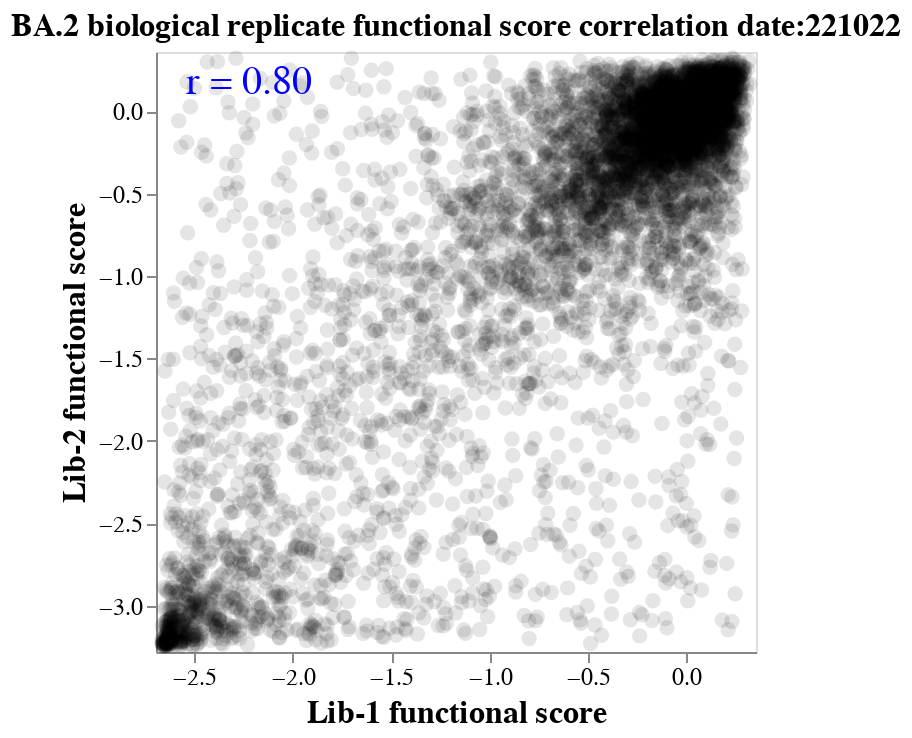

Source (notebook cell):
### Code cell
slider_1 = alt.binding_range(
    min=ba2_22["times_seen"].min(),
    max=ba2_22["times_seen"].max(),
    step=1,
    name="times seen",
)    
selector_1 = alt.selection_point(
    name="SelectorName1",
    fields=["times_seen"],
    bind=slider_1,
    value= 3,
)


corr_base = (
    alt.Chart(ba2_22)
    .add_params(selector_1)
    .transform_filter(alt.datum["times_seen"] >= times_seen)
)



corr_chart = (
    (
        (
            corr_base
            .encode(
                x=alt.X("functional_effect_x",title="Lib-1 functional score", scale=alt.Scale(nice=False, padding=3)),
                y=alt.Y("functional_effect_y", title="Lib-2 functional score", scale=alt.Scale(nice=False, padding=3)),
                tooltip=ba2_22.columns.tolist(),
            )
            .mark_circle(color="black", size=60, opacity=0.1)
        )
        + (
            corr_base
            .transform_regression("functional_effect_x", "functional_effect_y", params=True)
            .transform_calculate(
                r=alt.expr.if_(
                    alt.datum["coef"][1] > 0,
                    alt.expr.sqrt(alt.datum["rSquared"]),
                    -alt.expr.sqrt(alt.datum["rSquared"]),
                ),
                r_text="r = " + alt.expr.format(alt.datum["r"], ".2f"),
            )
            .encode(
                text="r_text:N",
                x=alt.value(15),
                y=alt.value(15),
            )
            .mark_text(size=20, align="left", color="blue")
        )
    )
    .properties(
        width=300,
        height=300,
    )
    .configure_axis(grid=False, labelFontSize=12, titleFontSize=16)
    .properties(
        title=alt.TitleParams(
            "BA.2 biological replicate functional score correlation date:221022",
            anchor="middle",
            fontSize=16,
        ),
    )
    .add_params(selector_1)
    .transform_filter(alt.datum["times_seen"] > selector_1["times_seen"])

)
corr_chart

### Figure 1 — Vega-Lite specification as saved in the notebook (floating-point values rounded to 4 significant figures; data arrays with more than 128 entries replaced by an {"elided": "..."} marker saying what was removed)
{"config": {"view": {"continuousWidth": 300, "continuousHeight": 300}, "axis": {"grid": false, "labelFontSize": 12, "titleFontSize": 16}}, "layer": [{"mark": {"type": "circle", "color": "black", "opacity": 0.1, "size": 60}, "encoding": {"tooltip": [{"field": "mutation", "type": "nominal"}, {"field": "times_seen", "type": "quantitative"}, {"field": "functional_effect_x", "type": "quantitative"}, {"field": "functional_effect_y", "type": "quantitative"}], "x": {"field": "functional_effect_x", "scale": {"nice": false, "padding": 3}, "title": "Lib-1 functional score", "type": "quantitative"}, "y": {"field": "functional_effect_y", "scale": {"nice": false, "padding": 3}, "title": "Lib-2 functional score", "type": "quantitative"}}, "name": "view_4", "transform": [{"filter": "(datum['times_seen'] >= 3)"}]}, {"mark": {"type": "text", "align": "left", "color": "blue", "size": 20}, "encoding": {"text": {"field": "r_text", "type": "nominal"}, "x": {"value": 15}, "y": {"value": 15}}, "transform": [{"filter": "(datum['times_seen'] >= 3)"}, {"on": "functional_effect_x", "regression": "functional_effect_y", "params": true}, {"calculate": "if((datum['coef'][1] > 0),sqrt(datum['rSquared']),(-sqrt(datum['rSquared'])))", "as": "r"}, {"calculate": "('r = ' + format(datum['r'],'.2f'))", "as": "r_text"}]}], "data": {"name": "data-5575e1909e2ef5c29d463f38257120f8"}, "height": 300, "params": [{"name": "SelectorName1", "select": {"type": "point", "fields": ["times_seen"]}, "bind": {"input": "range", "max": 254.5, "min": 3.0, "name": "times seen", "step": 1}, "value": 3, "views": ["view_4"]}], "title": {"text": "BA.2 biological replicate functional score correlation date:221022", "anchor": "middle", "fontSize": 16}, "transform": [{"filter": "(datum['times_seen'] > SelectorName1['times_seen'])"}], "width": 300, "$schema": "https://vega.github.io/schema/vega-lite/v5.8.0.json", "datasets": {"data-5575e1909e2ef5c29d463f38257120f8": {"elided": "6907 records"}}}
